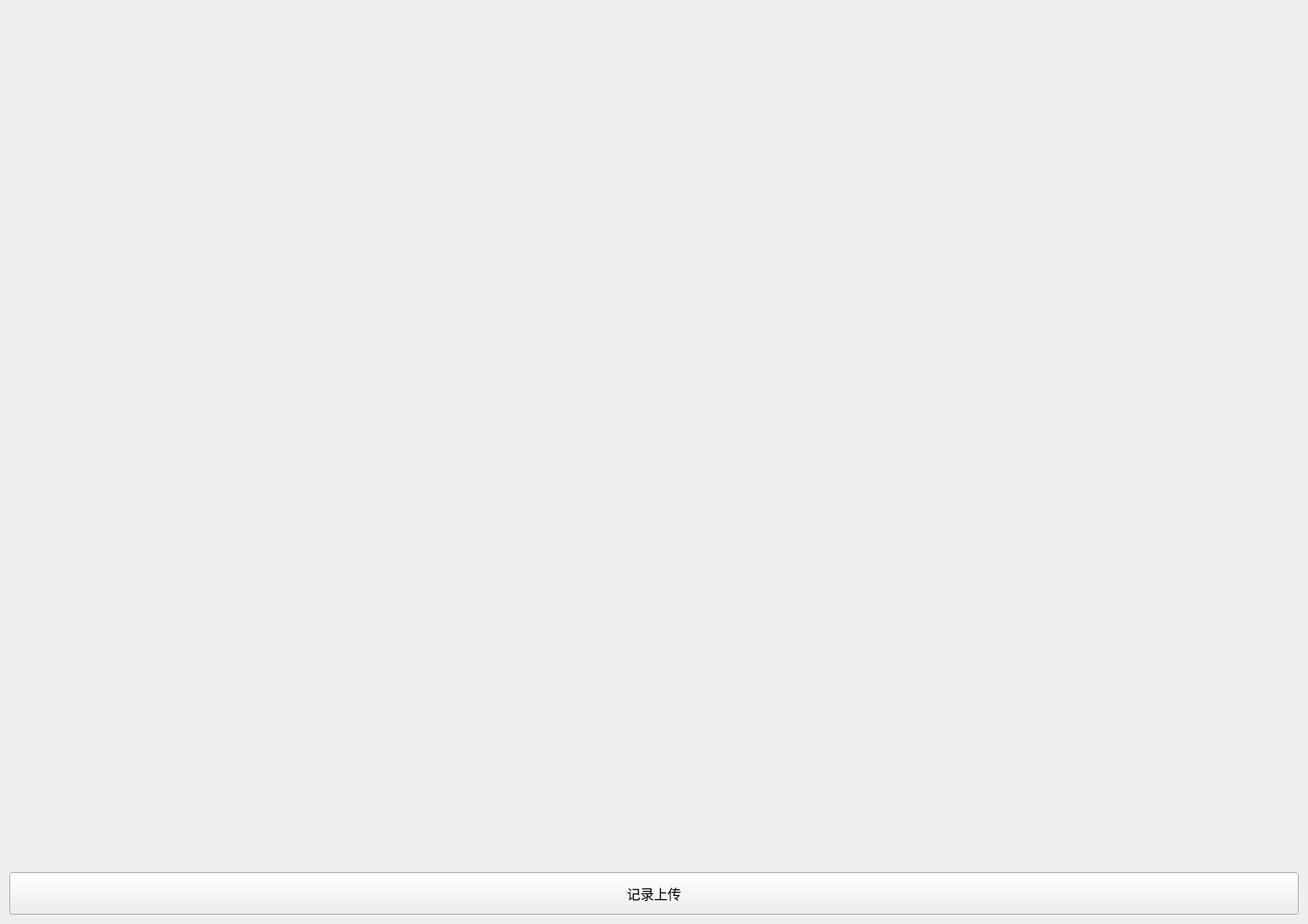
              <widget class="QWidget" name="scrollAreaWidgetContents">
               <property name="geometry">
                <rect>
                 <x>0</x>
                 <y>0</y>
                 <width>1540</width>
                 <height>1088</height>
                </rect>
               </property>
               <layout class="QVBoxLayout" name="verticalLayout_37">
                <item>
                 <widget class="QWidget" name="widget_3" native="true">
                  <property name="minimumSize">
                   <size>
                    <width>0</width>
                    <height>400</height>
                   </size>
                  </property>
                  <layout class="QVBoxLayout" name="verticalLayout_36">
                   <item>
                    <layout class="QVBoxLayout" name="verticalLayout_31">
                     <item>
                      <spacer name="horizontalSpacer_8">
                       <property name="orientation">
                        <enum>Qt::Horizontal</enum>
                       </property>
                       <property name="sizeHint" stdset="0">
                        <size>
                         <width>40</width>
                         <height>20</height>
                        </size>
                       </property>
                      </spacer>
                     </item>
                     <item>
                      <spacer name="verticalSpacer_5">
                       <property name="orientation">
                        <enum>Qt::Vertical</enum>
                       </property>
                       <property name="sizeHint" stdset="0">
                        <size>
                         <width>20</width>
                         <height>40</height>
                        </size>
                       </property>
                      </spacer>
                     </item>
                    </layout>
                   </item>
                  </layout>
                 </widget>
                </item>
                <item>
                 <layout class="QHBoxLayout" name="horizontalLayout_10">
                  <item>
                   <widget class="QWidget" name="widget" native="true">
                    <property name="minimumSize">
                     <size>
                      <width>0</width>
                      <height>600</height>
                     </size>
                    </property>
                    <layout class="QGridLayout" name="gridLayout_9">
                     <item row="0" column="0">
                      <layout class="QVBoxLayout" name="verticalLayout_30">
                       <item>
                        <spacer name="horizontalSpacer">
                         <property name="orientation">
                          <enum>Qt::Horizontal</enum>
                         </property>
                         <property name="sizeHint" stdset="0">
                          <size>
                           <width>40</width>
                           <height>20</height>
                          </size>
                         </property>
                        </spacer>
                       </item>
                       <item>
                        <spacer name="verticalSpacer_15">
                         <property name="orientation">
                          <enum>Qt::Vertical</enum>
                         </property>
                         <property name="sizeHint" stdset="0">
                          <size>
                           <width>20</width>
                           <height>40</height>
                          </size>
                         </property>
                        </spacer>
                       </item>
                      </layout>
                     </item>
                    </layout>
                   </widget>
                  </item>
                  <item>
                   <widget class="QWidget" name="widget_2" native="true">
                    <property name="minimumSize">
                     <size>
                      <width>0</width>
                      <height>600</height>
                     </size>
                    </property>
                    <layout class="QGridLayout" name="gridLayout_11">
                     <item row="0" column="0">
                      <layout class="QVBoxLayout" name="verticalLayout_32">
                       <item>
                        <spacer name="horizontalSpacer_7">
                         <property name="orientation">
                          <enum>Qt::Horizontal</enum>
                         </property>
                         <property name="sizeHint" stdset="0">
                          <size>
                           <width>40</width>
                           <height>20</height>
                          </size>
                         </property>
                        </spacer>
                       </item>
                       <item>
                        <spacer name="verticalSpacer_16">
                         <property name="orientation">
                          <enum>Qt::Vertical</enum>
                         </property>
                         <property name="sizeHint" stdset="0">
                          <size>
                           <width>20</width>
                           <height>40</height>
                          </size>
                         </property>
                        </spacer>
                       </item>
                      </layout>
                     </item>
                    </layout>
                   </widget>
                  </item>
                 </layout>
                </item>
                <item>
                 <widget class="QPushButton" name="pushButton_42">
                  <property name="minimumSize">
                   <size>
                    <width>150</width>
                    <height>50</height>
                   </size>
                  </property>
                  <property name="maximumSize">
                   <size>
                    <width>16777215</width>
                    <height>50</height>
                   </size>
                  </property>
                  <property name="font">
                   <font>
                    <pointsize>12</pointsize>
                   </font>
                  </property>
                  <property name="cursor">
                   <cursorShape>PointingHandCursor</cursorShape>
                  </property>
                  <property name="styleSheet">
                   <string notr="true"/>
                  </property>
                  <property name="text">
                   <string>记录上传</string>
                  </property>
                 </widget>
                </item>
               </layout>
              </widget>
